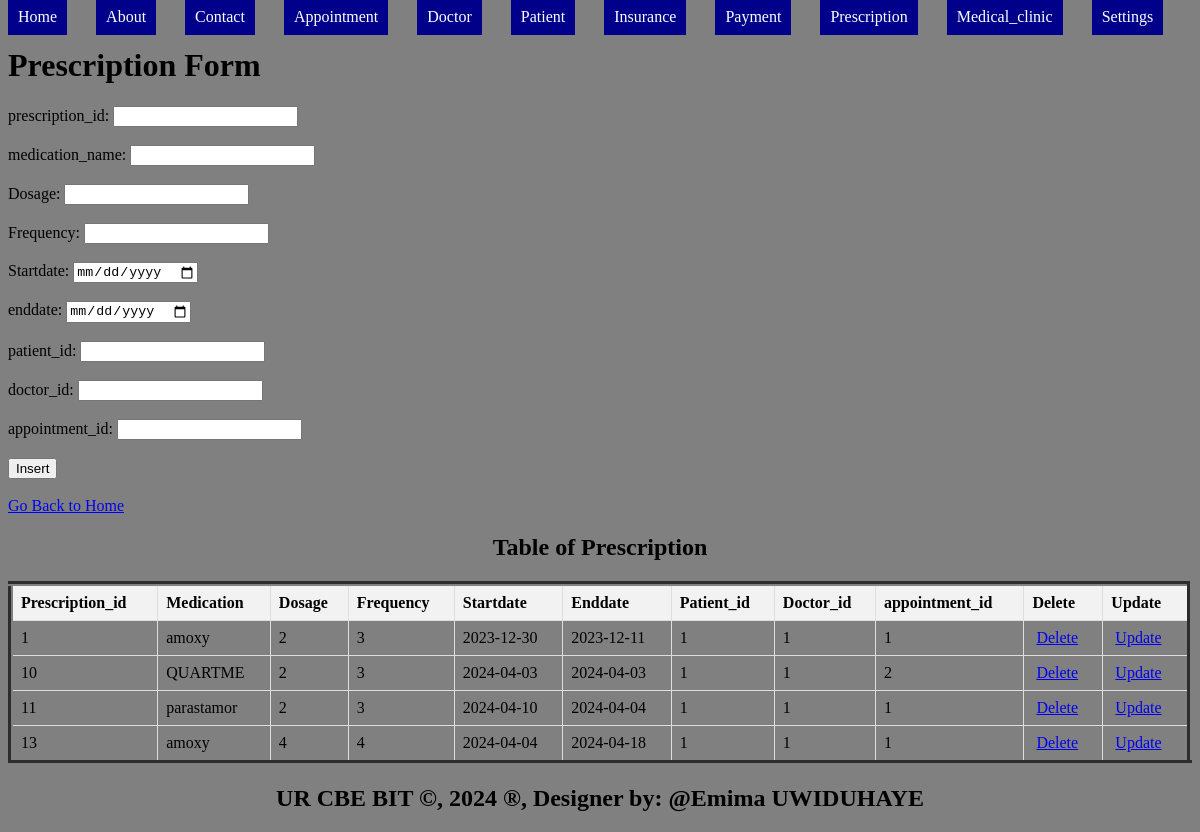
The app's page /prescription.php with its own data.
### tables this page shows
CREATE TABLE `prescription` (
  `prescription_id` int(11) NOT NULL,
  `medication_name` varchar(20) DEFAULT NULL,
  `dosage` int(8) DEFAULT NULL,
  `frequency` int(10) DEFAULT NULL,
  `startdate` date DEFAULT NULL,
  `Enddate` date DEFAULT NULL,
  `patient_id` int(11) DEFAULT NULL,
  `doctor_id` int(11) DEFAULT NULL,
  `appointment_id` int(11) DEFAULT NULL
);

### prescription.php (the view, shortened to what this page needs)
<html>
<head>
</head>
<body bgcolor="grey">
    <ul style="list-style-type: none; padding: 0;">
    <li style="display: inline; margin-right: 10px;"><a href="./home.html" style="padding: 10px; color: white; background-color:  darkblue; text-decoration: none; margin-right: 15px;">Home</a></li>
    <li style="display: inline; margin-right: 10px;"><a href="./about.html" style="padding: 10px; color: white; background-color:  darkblue; text-decoration: none; margin-right: 15px;">About</a></li>
    <li style="display: inline; margin-right: 10px;"><a href="./contact.html" style="padding: 10px; color: white; background-color: darkblue; text-decoration: none; margin-right: 15px;">Contact</a></li>
    <li style="display: inline; margin-right: 10px;"><a href="./Appointment.php" style="padding: 10px; color: white; background-color:  darkblue; text-decoration: none; margin-right: 15px;">Appointment</a></li>
    <li style="display: inline; margin-right: 10px;"><a href="./Doctor.php" style="padding: 10px; color: white; background-color: darkblue;text-decoration: none; margin-right: 15px;">Doctor</a></li>
    <li style="display: inline; margin-right: 10px;"><a href="./Patient.php" style="padding: 10px; color: white; background-color: darkblue; text-decoration: none; margin-right: 15px;">Patient</a></li>
    <li style="display: inline; margin-right: 10px;"><a href="./Insurance.php" style="padding: 10px; color: white; background-color:  darkblue; text-decoration: none; margin-right: 15px;">Insurance</a></li>
    <li style="display: inline; margin-right: 10px;"><a href="./Payment.php" style="padding: 10px; color: white; background-color: darkblue;text-decoration: none; margin-right: 15px;">Payment</a></li>
    <li style="display: inline; margin-right: 10px;"><a href="./Prescription.php" style="padding: 10px; color: white; background-color:  darkblue; text-decoration: none; margin-right: 15px;">Prescription</a></li>
    <li style="display: inline; margin-right: 10px;"><a href="./Medical.php" style="padding: 10px; color: white; background-color: darkblue;text-decoration: none; margin-right: 15px;">Medical_clinic</a></li>
    <li class="dropdown" style="display: inline; margin-right: 10px;">
      <a href="#" style="padding: 10px; color: white; background-color: darkblue; text-decoration: none; margin-right: 15px;">Settings</a>
    </li>
  </ul>
        <h1>Prescription Form</h1>
<form method="post" onsubmit="return confirmInsert();">
    <label for="prid">prescription_id:</label>
<input type="number" id="prid" name="prid" required><br><br>
<label for="mname">medication_name:</label>
<input type="name" id="mname" name="mname" required><br><br>
<label for="dosage">Dosage:</label>
<input type="number" id="dosage" name="dosage" required><br><br>
<label for="fr">Frequency:</label>
<input type="number" id="fr" name="fr" required><br><br>
<label for="start">Startdate:</label>
<input type="date" id="startdate" name="start" required><br><br>
<label for="end">enddate:</label>
<input type="date" id="end" name="end" required><br><br>
<label for="pt">patient_id:</label>
<input type="number" id="pt" name="pt" required><br><br>
<label for="dt">doctor_id:</label>
<input type="number" id="dt" name="dt" required><br><br>
<label for="appoint">appointment_id:</label>
<input type="number" id="appoint" name="appoint" required><br><br>
<input type="submit" name="add" value="Insert"><br><br>
<a href="./home.html">Go Back to Home</a>
</form>
<!DOCTYPE html>
<html>
<head>
</head>
<body>
    <center><h2>Table of Prescription</h2></center>
    <table border="5">
        <tr>
            <th> Prescription_id</th>
            <th>Medication</th>
            <th>Dosage</th>
            <th>Frequency</th>
           <th>Startdate</th>
            <th>Enddate</th>
            <th>Patient_id</th>
            <th>Doctor_id</th>
             <th>appointment_id</th>
             <th>Delete</th>
            <th>Update</th>
        </tr>
        <?php
        $host = "localhost";
        $user = "root";
        $pass = "";
        $database = "emima";
        $connection = new mysqli($host, $user, $pass, $database);
        $sql = "SELECT * FROM prescription";
        $result = $connection->query($sql);
        if ($result->num_rows > 0) {
            while ($row = $result->fetch_assoc()) {
                $prid = $row['prescription_id'];
                echo "<tr>
                    <td>" . $row['prescription_id'] . "</td>
                    <td>" . $row['medication_name'] . "</td>
                     <td>" . $row['dosage'] . "</td>
                    <td>" . $row['frequency'] . "</td>
                     <td>" . $row['startdate'] . "</td>
                     <td>" . $row['Enddate'] . "</td>
                     <td>" . $row['patient_id'] . "</td>
                    <td>" . $row['doctor_id'] . "</td>
                     <td>" . $row['appointment_id'] . "</td>
                    <td><a style='padding:4px' href='delete_prescription.php? prescription_id=$prid'>Delete</a></td>
                    <td><a style='padding:4px' href='update_prescription.php?prescription_id=$prid'>Update</a></td>
                </tr>";
            }
        } else {
            echo "<tr><td colspan='9'>No data found</td></tr>";
        }
        ?>
    </table>
</body>
<footer>
  <center>
    <b><h2>UR CBE BIT &copy, 2024 &reg, Designer by: @Emima UWIDUHAYE</h2></b>
  </center>
</footer>
</body>
</html>

### prescription.php (style rules this page uses)
.dropdown { position: relative; display: inline; margin-right: 10px; }
table { width: 100%; border-collapse: collapse; }
th, td { border: 1px solid #ddd; padding: 8px; text-align: left; }
th { background-color: #f2f2f2; }

### records on screen
prescription: prescription_id "1", medication_name "amoxy", dosage "2", frequency "3", startdate "2023-12-30", Enddate "2023-12-11", patient "1", doctor "1", appointment "1"
prescription: prescription_id "10", medication_name "QUARTME", dosage "2", frequency "3", startdate "2024-04-03", Enddate "2024-04-03", patient "1", doctor "1", appointment "2"
prescription: prescription_id "11", medication_name "parastamor", dosage "2", frequency "3", startdate "2024-04-10", Enddate "2024-04-04", patient "1", doctor "1", appointment "1"
prescription: prescription_id "13", medication_name "amoxy", dosage "4", frequency "4", startdate "2024-04-04", Enddate "2024-04-18", patient "1", doctor "1", appointment "1"
